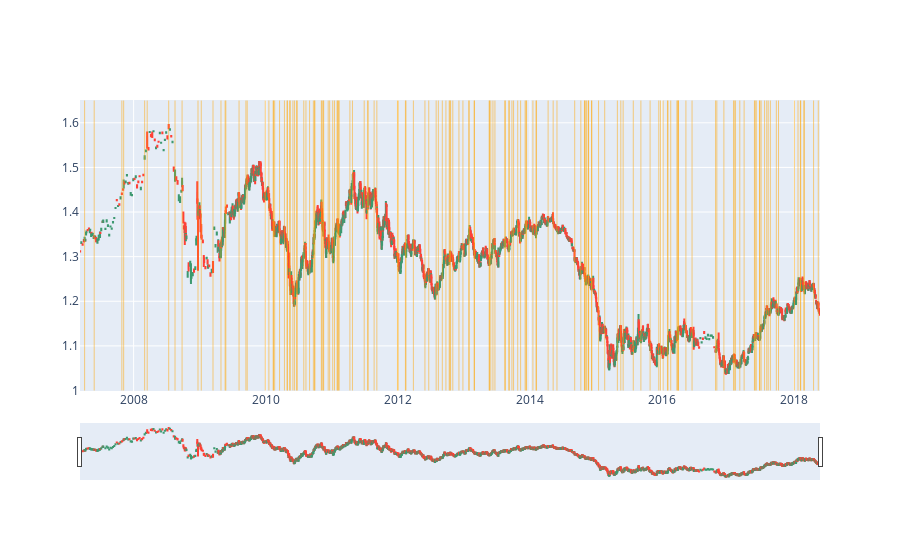

Notebook source saved alongside this figure:
### Code cell
# plot candlestick with plotly, draw vertical line where the values are invalid
fig = go.Figure(data=[go.Candlestick(x=train_final['Time'],
                open=train_final['Open'],
                high=train_final['High'],
                low=train_final['Low'],
                close=train_final['Close'])])

for invalid in train_final[train_final['valid'] == False]['Time']:
    fig.add_shape(type="line",
    x0=invalid,
    y0=1,
    x1=invalid,
    y1=1.65,
    line=dict(color="orange",width=1),
    opacity=0.5)

# add kde with the volume
#fig.add_trace(go.Scatter(x=train_final['Time'], y=train_final['Volume'], name='Volume', yaxis="y2", line=dict(color='blue', width=1)))

fig.show()

### Figure 1 — Plotly figure (JSON) as saved in the notebook; plotly's stock layout.template omitted (floating-point values rounded to 4 significant figures; data arrays with more than 128 entries replaced by an {"elided": "..."} marker saying what was removed)
{"data": [{"close": {"elided": "2850 float values"}, "high": {"elided": "2850 float values"}, "low": {"elided": "2850 float values"}, "open": {"elided": "2850 float values"}, "type": "candlestick", "x": {"elided": "2850 str values"}}], "layout": {"shapes": [{"line": {"color": "orange", "width": 1}, "opacity": 0.5, "type": "line", "x0": "2007-04-05T00:00:00", "x1": "2007-04-05T00:00:00", "y0": 1, "y1": 1.65}, {"line": {"color": "orange", "width": 1}, "opacity": 0.5, "type": "line", "x0": "2007-05-28T00:00:00", "x1": "2007-05-28T00:00:00", "y0": 1, "y1": 1.65}, {"line": {"color": "orange", "width": 1}, "opacity": 0.5, "type": "line", "x0": "2007-10-28T00:00:00", "x1": "2007-10-28T00:00:00", "y0": 1, "y1": 1.65}, {"line": {"color": "orange", "width": 1}, "opacity": 0.5, "type": "line", "x0": "2007-11-07T00:00:00", "x1": "2007-11-07T00:00:00", "y0": 1, "y1": 1.65}, {"line": {"color": "orange", "width": 1}, "opacity": 0.5, "type": "line", "x0": "2008-03-02T00:00:00", "x1": "2008-03-02T00:00:00", "y0": 1, "y1": 1.65}, {"line": {"color": "orange", "width": 1}, "opacity": 0.5, "type": "line", "x0": "2008-03-16T00:00:00", "x1": "2008-03-16T00:00:00", "y0": 1, "y1": 1.65}, {"line": {"color": "orange", "width": 1}, "opacity": 0.5, "type": "line", "x0": "2008-07-13T00:00:00", "x1": "2008-07-13T00:00:00", "y0": 1, "y1": 1.65}, {"line": {"color": "orange", "width": 1}, "opacity": 0.5, "type": "line", "x0": "2008-08-17T00:00:00", "x1": "2008-08-17T00:00:00", "y0": 1, "y1": 1.65}, {"line": {"color": "orange", "width": 1}, "opacity": 0.5, "type": "line", "x0": "2008-09-25T00:00:00", "x1": "2008-09-25T00:00:00", "y0": 1, "y1": 1.65}, {"line": {"color": "orange", "width": 1}, "opacity": 0.5, "type": "line", "x0": "2008-12-22T00:00:00", "x1": "2008-12-22T00:00:00", "y0": 1, "y1": 1.65}, {"line": {"color": "orange", "width": 1}, "opacity": 0.5, "type": "line", "x0": "2009-01-09T00:00:00", "x1": "2009-01-09T00:00:00", "y0": 1, "y1": 1.65}, {"line": {"color": "orange", "width": 1}, "opacity": 0.5, "type": "line", "x0": "2009-03-15T00:00:00", "x1": "2009-03-15T00:00:00", "y0": 1, "y1": 1.65}, {"line": {"color": "orange", "width": 1}, "opacity": 0.5, "type": "line", "x0": "2009-04-28T00:00:00", "x1": "2009-04-28T00:00:00", "y0": 1, "y1": 1.65}, {"line": {"color": "orange", "width": 1}, "opacity": 0.5, "type": "line", "x0": "2009-05-21T00:00:00", "x1": "2009-05-21T00:00:00", "y0": 1, "y1": 1.65}, {"line": {"color": "orange", "width": 1}, "opacity": 0.5, "type": "line", "x0": "2009-05-25T00:00:00", "x1": "2009-05-25T00:00:00", "y0": 1, "y1": 1.65}, {"line": {"color": "orange", "width": 1}, "opacity": 0.5, "type": "line", "x0": "2009-08-06T00:00:00", "x1": "2009-08-06T00:00:00", "y0": 1, "y1": 1.65}, {"line": {"color": "orange", "width": 1}, "opacity": 0.5, "type": "line", "x0": "2009-09-13T00:00:00", "x1": "2009-09-13T00:00:00", "y0": 1, "y1": 1.65}, {"line": {"color": "orange", "width": 1}, "opacity": 0.5, "type": "line", "x0": "2009-09-20T00:00:00", "x1": "2009-09-20T00:00:00", "y0": 1, "y1": 1.65}, {"line": {"color": "orange", "width": 1}, "opacity": 0.5, "type": "line", "x0": "2009-12-29T00:00:00", "x1": "2009-12-29T00:00:00", "y0": 1, "y1": 1.65}, {"line": {"color": "orange", "width": 1}, "opacity": 0.5, "type": "line", "x0": "2010-01-18T00:00:00", "x1": "2010-01-18T00:00:00", "y0": 1, "y1": 1.65}, {"line": {"color": "orange", "width": 1}, "opacity": 0.5, "type": "line", "x0": "2010-02-11T00:00:00", "x1": "2010-02-11T00:00:00", "y0": 1, "y1": 1.65}, {"line": {"color": "orange", "width": 1}, "opacity": 0.5, "type": "line", "x0": "2010-02-12T00:00:00", "x1": "2010-02-12T00:00:00", "y0": 1, "y1": 1.65}, {"line": {"color": "orange", "width": 1}, "opacity": 0.5, "type": "line", "x0": "2010-02-19T00:00:00", "x1": "2010-02-19T00:00:00", "y0": 1, "y1": 1.65}, {"line": {"color": "orange", "width": 1}, "opacity": 0.5, "type": "line", "x0": "2010-03-18T00:00:00", "x1": "2010-03-18T00:00:00", "y0": 1, "y1": 1.65}, {"line": {"color": "orange", "width": 1}, "opacity": 0.5, "type": "line", "x0": "2010-04-14T00:00:00", "x1": "2010-04-14T00:00:00", "y0": 1, "y1": 1.65}, {"line": {"color": "orange", "width": 1}, "opacity": 0.5, "type": "line", "x0": "2010-04-29T00:00:00", "x1": "2010-04-29T00:00:00", "y0": 1, "y1": 1.65}, {"line": {"color": "orange", "width": 1}, "opacity": 0.5, "type": "line", "x0": "2010-04-30T00:00:00", "x1": "2010-04-30T00:00:00", "y0": 1, "y1": 1.65}, {"line": {"color": "orange", "width": 1}, "opacity": 0.5, "type": "line", "x0": "2010-05-13T00:00:00", "x1": "2010-05-13T00:00:00", "y0": 1, "y1": 1.65}, {"line": {"color": "orange", "width": 1}, "opacity": 0.5, "type": "line", "x0": "2010-05-16T00:00:00", "x1": "2010-05-16T00:00:00", "y0": 1, "y1": 1.65}, {"line": {"color": "orange", "width": 1}, "opacity": 0.5, "type": "line", "x0": "2010-05-31T00:00:00", "x1": "2010-05-31T00:00:00", "y0": 1, "y1": 1.65}, {"line": {"color": "orange", "width": 1}, "opacity": 0.5, "type": "line", "x0": "2010-06-09T00:00:00", "x1": "2010-06-09T00:00:00", "y0": 1, "y1": 1.65}, {"line": {"color": "orange", "width": 1}, "opacity": 0.5, "type": "line", "x0": "2010-06-20T00:00:00", "x1": "2010-06-20T00:00:00", "y0": 1, "y1": 1.65}, {"line": {"color": "orange", "width": 1}, "opacity": 0.5, "type": "line", "x0": "2010-06-24T00:00:00", "x1": "2010-06-24T00:00:00", "y0": 1, "y1": 1.65}, {"line": {"color": "orange", "width": 1}, "opacity": 0.5, "type": "line", "x0": "2010-07-30T00:00:00", "x1": "2010-07-30T00:00:00", "y0": 1, "y1": 1.65}, {"line": {"color": "orange", "width": 1}, "opacity": 0.5, "type": "line", "x0": "2010-08-11T00:00:00", "x1": "2010-08-11T00:00:00", "y0": 1, "y1": 1.65}, {"line": {"color": "orange", "width": 1}, "opacity": 0.5, "type": "line", "x0": "2010-08-31T00:00:00", "x1": "2010-08-31T00:00:00", "y0": 1, "y1": 1.65}, {"line": {"color": "orange", "width": 1}, "opacity": 0.5, "type": "line", "x0": "2010-09-21T00:00:00", "x1": "2010-09-21T00:00:00", "y0": 1, "y1": 1.65}, {"line": {"color": "orange", "width": 1}, "opacity": 0.5, "type": "line", "x0": "2010-09-28T00:00:00", "x1": "2010-09-28T00:00:00", "y0": 1, "y1": 1.65}, {"line": {"color": "orange", "width": 1}, "opacity": 0.5, "type": "line", "x0": "2010-09-29T00:00:00", "x1": "2010-09-29T00:00:00", "y0": 1, "y1": 1.65}, {"line": {"color": "orange", "width": 1}, "opacity": 0.5, "type": "line", "x0": "2010-11-04T00:00:00", "x1": "2010-11-04T00:00:00", "y0": 1, "y1": 1.65}, {"line": {"color": "orange", "width": 1}, "opacity": 0.5, "type": "line", "x0": "2010-11-08T00:00:00", "x1": "2010-11-08T00:00:00", "y0": 1, "y1": 1.65}, {"line": {"color": "orange", "width": 1}, "opacity": 0.5, "type": "line", "x0": "2010-11-14T00:00:00", "x1": "2010-11-14T00:00:00", "y0": 1, "y1": 1.65}, {"line": {"color": "orange", "width": 1}, "opacity": 0.5, "type": "line", "x0": "2010-11-17T00:00:00", "x1": "2010-11-17T00:00:00", "y0": 1, "y1": 1.65}, {"line": {"color": "orange", "width": 1}, "opacity": 0.5, "type": "line", "x0": "2010-12-12T00:00:00", "x1": "2010-12-12T00:00:00", "y0": 1, "y1": 1.65}, {"line": {"color": "orange", "width": 1}, "opacity": 0.5, "type": "line", "x0": "2010-12-20T00:00:00", "x1": "2010-12-20T00:00:00", "y0": 1, "y1": 1.65}, {"line": {"color": "orange", "width": 1}, "opacity": 0.5, "type": "line", "x0": "2011-01-06T00:00:00", "x1": "2011-01-06T00:00:00", "y0": 1, "y1": 1.65}, {"line": {"color": "orange", "width": 1}, "opacity": 0.5, "type": "line", "x0": "2011-01-16T00:00:00", "x1": "2011-01-16T00:00:00", "y0": 1, "y1": 1.65}, {"line": {"color": "orange", "width": 1}, "opacity": 0.5, "type": "line", "x0": "2011-01-30T00:00:00", "x1": "2011-01-30T00:00:00", "y0": 1, "y1": 1.65}, {"line": {"color": "orange", "width": 1}, "opacity": 0.5, "type": "line", "x0": "2011-02-02T00:00:00", "x1": "2011-02-02T00:00:00", "y0": 1, "y1": 1.65}, {"line": {"color": "orange", "width": 1}, "opacity": 0.5, "type": "line", "x0": "2011-02-08T00:00:00", "x1": "2011-02-08T00:00:00", "y0": 1, "y1": 1.65}, {"line": {"color": "orange", "width": 1}, "opacity": 0.5, "type": "line", "x0": "2011-02-10T00:00:00", "x1": "2011-02-10T00:00:00", "y0": 1, "y1": 1.65}, {"line": {"color": "orange", "width": 1}, "opacity": 0.5, "type": "line", "x0": "2011-04-11T00:00:00", "x1": "2011-04-11T00:00:00", "y0": 1, "y1": 1.65}, {"line": {"color": "orange", "width": 1}, "opacity": 0.5, "type": "line", "x0": "2011-04-25T00:00:00", "x1": "2011-04-25T00:00:00", "y0": 1, "y1": 1.65}, {"line": {"color": "orange", "width": 1}, "opacity": 0.5, "type": "line", "x0": "2011-06-29T00:00:00", "x1": "2011-06-29T00:00:00", "y0": 1, "y1": 1.65}, {"line": {"color": "orange", "width": 1}, "opacity": 0.5, "type": "line", "x0": "2011-07-19T00:00:00", "x1": "2011-07-19T00:00:00", "y0": 1, "y1": 1.65}, {"line": {"color": "orange", "width": 1}, "opacity": 0.5, "type": "line", "x0": "2011-07-20T00:00:00", "x1": "2011-07-20T00:00:00", "y0": 1, "y1": 1.65}, {"line": {"color": "orange", "width": 1}, "opacity": 0.5, "type": "line", "x0": "2011-08-23T00:00:00", "x1": "2011-08-23T00:00:00", "y0": 1, "y1": 1.65}, {"line": {"color": "orange", "width": 1}, "opacity": 0.5, "type": "line", "x0": "2011-09-07T00:00:00", "x1": "2011-09-07T00:00:00", "y0": 1, "y1": 1.65}, {"line": {"color": "orange", "width": 1}, "opacity": 0.5, "type": "line", "x0": "2011-12-30T00:00:00", "x1": "2011-12-30T00:00:00", "y0": 1, "y1": 1.65}, {"line": {"color": "orange", "width": 1}, "opacity": 0.5, "type": "line", "x0": "2012-01-03T00:00:00", "x1": "2012-01-03T00:00:00", "y0": 1, "y1": 1.65}, {"line": {"color": "orange", "width": 1}, "opacity": 0.5, "type": "line", "x0": "2012-02-12T00:00:00", "x1": "2012-02-12T00:00:00", "y0": 1, "y1": 1.65}, {"line": {"color": "orange", "width": 1}, "opacity": 0.5, "type": "line", "x0": "2012-02-15T00:00:00", "x1": "2012-02-15T00:00:00", "y0": 1, "y1": 1.65}, {"line": {"color": "orange", "width": 1}, "opacity": 0.5, "type": "line", "x0": "2012-03-27T00:00:00", "x1": "2012-03-27T00:00:00", "y0": 1, "y1": 1.65}, {"line": {"color": "orange", "width": 1}, "opacity": 0.5, "type": "line", "x0": "2012-05-30T00:00:00", "x1": "2012-05-30T00:00:00", "y0": 1, "y1": 1.65}, {"line": {"color": "orange", "width": 1}, "opacity": 0.5, "type": "line", "x0": "2012-06-20T00:00:00", "x1": "2012-06-20T00:00:00", "y0": 1, "y1": 1.65}, {"line": {"color": "orange", "width": 1}, "opacity": 0.5, "type": "line", "x0": "2012-07-31T00:00:00", "x1": "2012-07-31T00:00:00", "y0": 1, "y1": 1.65}, {"line": {"color": "orange", "width": 1}, "opacity": 0.5, "type": "line", "x0": "2012-08-12T00:00:00", "x1": "2012-08-12T00:00:00", "y0": 1, "y1": 1.65}, {"line": {"color": "orange", "width": 1}, "opacity": 0.5, "type": "line", "x0": "2012-09-03T00:00:00", "x1": "2012-09-03T00:00:00", "y0": 1, "y1": 1.65}, {"line": {"color": "orange", "width": 1}, "opacity": 0.5, "type": "line", "x0": "2012-09-23T00:00:00", "x1": "2012-09-23T00:00:00", "y0": 1, "y1": 1.65}, {"line": {"color": "orange", "width": 1}, "opacity": 0.5, "type": "line", "x0": "2012-10-11T00:00:00", "x1": "2012-10-11T00:00:00", "y0": 1, "y1": 1.65}, {"line": {"color": "orange", "width": 1}, "opacity": 0.5, "type": "line", "x0": "2012-10-15T00:00:00", "x1": "2012-10-15T00:00:00", "y0": 1, "y1": 1.65}, {"line": {"color": "orange", "width": 1}, "opacity": 0.5, "type": "line", "x0": "2012-10-19T00:00:00", "x1": "2012-10-19T00:00:00", "y0": 1, "y1": 1.65}, {"line": {"color": "orange", "width": 1}, "opacity": 0.5, "type": "line", "x0": "2012-10-31T00:00:00", "x1": "2012-10-31T00:00:00", "y0": 1, "y1": 1.65}, {"line": {"color": "orange", "width": 1}, "opacity": 0.5, "type": "line", "x0": "2012-12-04T00:00:00", "x1": "2012-12-04T00:00:00", "y0": 1, "y1": 1.65}, {"line": {"color": "orange", "width": 1}, "opacity": 0.5, "type": "line", "x0": "2012-12-26T00:00:00", "x1": "2012-12-26T00:00:00", "y0": 1, "y1": 1.65}, {"line": {"color": "orange", "width": 1}, "opacity": 0.5, "type": "line", "x0": "2013-01-28T00:00:00", "x1": "2013-01-28T00:00:00", "y0": 1, "y1": 1.65}, {"line": {"color": "orange", "width": 1}, "opacity": 0.5, "type": "line", "x0": "2013-01-29T00:00:00", "x1": "2013-01-29T00:00:00", "y0": 1, "y1": 1.65}, {"line": {"color": "orange", "width": 1}, "opacity": 0.5, "type": "line", "x0": "2013-02-26T00:00:00", "x1": "2013-02-26T00:00:00", "y0": 1, "y1": 1.65}, {"line": {"color": "orange", "width": 1}, "opacity": 0.5, "type": "line", "x0": "2013-02-28T00:00:00", "x1": "2013-02-28T00:00:00", "y0": 1, "y1": 1.65}, {"line": {"color": "orange", "width": 1}, "opacity": 0.5, "type": "line", "x0": "2013-05-20T00:00:00", "x1": "2013-05-20T00:00:00", "y0": 1, "y1": 1.65}, {"line": {"color": "orange", "width": 1}, "opacity": 0.5, "type": "line", "x0": "2013-05-22T00:00:00", "x1": "2013-05-22T00:00:00", "y0": 1, "y1": 1.65}, {"line": {"color": "orange", "width": 1}, "opacity": 0.5, "type": "line", "x0": "2013-05-29T00:00:00", "x1": "2013-05-29T00:00:00", "y0": 1, "y1": 1.65}, {"line": {"color": "orange", "width": 1}, "opacity": 0.5, "type": "line", "x0": "2013-06-10T00:00:00", "x1": "2013-06-10T00:00:00", "y0": 1, "y1": 1.65}, {"line": {"color": "orange", "width": 1}, "opacity": 0.5, "type": "line", "x0": "2013-06-21T00:00:00", "x1": "2013-06-21T00:00:00", "y0": 1, "y1": 1.65}, {"line": {"color": "orange", "width": 1}, "opacity": 0.5, "type": "line", "x0": "2013-08-14T00:00:00", "x1": "2013-08-14T00:00:00", "y0": 1, "y1": 1.65}, {"line": {"color": "orange", "width": 1}, "opacity": 0.5, "type": "line", "x0": "2013-08-18T00:00:00", "x1": "2013-08-18T00:00:00", "y0": 1, "y1": 1.65}, {"line": {"color": "orange", "width": 1}, "opacity": 0.5, "type": "line", "x0": "2013-09-06T00:00:00", "x1": "2013-09-06T00:00:00", "y0": 1, "y1": 1.65}, {"line": {"color": "orange", "width": 1}, "opacity": 0.5, "type": "line", "x0": "2013-09-08T00:00:00", "x1": "2013-09-08T00:00:00", "y0": 1, "y1": 1.65}, {"line": {"color": "orange", "width": 1}, "opacity": 0.5, "type": "line", "x0": "2013-09-23T00:00:00", "x1": "2013-09-23T00:00:00", "y0": 1, "y1": 1.65}, {"line": {"color": "orange", "width": 1}, "opacity": 0.5, "type": "line", "x0": "2013-10-02T00:00:00", "x1": "2013-10-02T00:00:00", "y0": 1, "y1": 1.65}, {"line": {"color": "orange", "width": 1}, "opacity": 0.5, "type": "line", "x0": "2013-10-25T00:00:00", "x1": "2013-10-25T00:00:00", "y0": 1, "y1": 1.65}, {"line": {"color": "orange", "width": 1}, "opacity": 0.5, "type": "line", "x0": "2013-11-10T00:00:00", "x1": "2013-11-10T00:00:00", "y0": 1, "y1": 1.65}, {"line": {"color": "orange", "width": 1}, "opacity": 0.5, "type": "line", "x0": "2013-12-05T00:00:00", "x1": "2013-12-05T00:00:00", "y0": 1, "y1": 1.65}, {"line": {"color": "orange", "width": 1}, "opacity": 0.5, "type": "line", "x0": "2013-12-10T00:00:00", "x1": "2013-12-10T00:00:00", "y0": 1, "y1": 1.65}, {"line": {"color": "orange", "width": 1}, "opacity": 0.5, "type": "line", "x0": "2013-12-13T00:00:00", "x1": "2013-12-13T00:00:00", "y0": 1, "y1": 1.65}, {"line": {"color": "orange", "width": 1}, "opacity": 0.5, "type": "line", "x0": "2014-01-17T00:00:00", "x1": "2014-01-17T00:00:00", "y0": 1, "y1": 1.65}, {"line": {"color": "orange", "width": 1}, "opacity": 0.5, "type": "line", "x0": "2014-02-03T00:00:00", "x1": "2014-02-03T00:00:00", "y0": 1, "y1": 1.65}, {"line": {"color": "orange", "width": 1}, "opacity": 0.5, "type": "line", "x0": "2014-02-06T00:00:00", "x1": "2014-02-06T00:00:00", "y0": 1, "y1": 1.65}, {"line": {"color": "orange", "width": 1}, "opacity": 0.5, "type": "line", "x0": "2014-04-11T00:00:00", "x1": "2014-04-11T00:00:00", "y0": 1, "y1": 1.65}, {"line": {"color": "orange", "width": 1}, "opacity": 0.5, "type": "line", "x0": "2014-05-09T00:00:00", "x1": "2014-05-09T00:00:00", "y0": 1, "y1": 1.65}, {"line": {"color": "orange", "width": 1}, "opacity": 0.5, "type": "line", "x0": "2014-05-30T00:00:00", "x1": "2014-05-30T00:00:00", "y0": 1, "y1": 1.65}, {"line": {"color": "orange", "width": 1}, "opacity": 0.5, "type": "line", "x0": "2014-09-05T00:00:00", "x1": "2014-09-05T00:00:00", "y0": 1, "y1": 1.65}, {"line": {"color": "orange", "width": 1}, "opacity": 0.5, "type": "line", "x0": "2014-10-09T00:00:00", "x1": "2014-10-09T00:00:00", "y0": 1, "y1": 1.65}, {"line": {"color": "orange", "width": 1}, "opacity": 0.5, "type": "line", "x0": "2014-10-29T00:00:00", "x1": "2014-10-29T00:00:00", "y0": 1, "y1": 1.65}, {"line": {"color": "orange", "width": 1}, "opacity": 0.5, "type": "line", "x0": "2014-10-31T00:00:00", "x1": "2014-10-31T00:00:00", "y0": 1, "y1": 1.65}, {"line": {"color": "orange", "width": 1}, "opacity": 0.5, "type": "line", "x0": "2014-11-06T00:00:00", "x1": "2014-11-06T00:00:00", "y0": 1, "y1": 1.65}, {"line": {"color": "orange", "width": 1}, "opacity": 0.5, "type": "line", "x0": "2014-11-11T00:00:00", "x1": "2014-11-11T00:00:00", "y0": 1, "y1": 1.65}, {"line": {"color": "orange", "width": 1}, "opacity": 0.5, "type": "line", "x0": "2014-11-20T00:00:00", "x1": "2014-11-20T00:00:00", "y0": 1, "y1": 1.65}, {"line": {"color": "orange", "width": 1}, "opacity": 0.5, "type": "line", "x0": "2014-11-21T00:00:00", "x1": "2014-11-21T00:00:00", "y0": 1, "y1": 1.65}, {"line": {"color": "orange", "width": 1}, "opacity": 0.5, "type": "line", "x0": "2014-12-07T00:00:00", "x1": "2014-12-07T00:00:00", "y0": 1, "y1": 1.65}, {"line": {"color": "orange", "width": 1}, "opacity": 0.5, "type": "line", "x0": "2014-12-09T00:00:00", "x1": "2014-12-09T00:00:00", "y0": 1, "y1": 1.65}, {"line": {"color": "orange", "width": 1}, "opacity": 0.5, "type": "line", "x0": "2015-01-15T00:00:00", "x1": "2015-01-15T00:00:00", "y0": 1, "y1": 1.65}, {"line": {"color": "orange", "width": 1}, "opacity": 0.5, "type": "line", "x0": "2015-02-18T00:00:00", "x1": "2015-02-18T00:00:00", "y0": 1, "y1": 1.65}, {"line": {"color": "orange", "width": 1}, "opacity": 0.5, "type": "line", "x0": "2015-04-29T00:00:00", "x1": "2015-04-29T00:00:00", "y0": 1, "y1": 1.65}, {"line": {"color": "orange", "width": 1}, "opacity": 0.5, "type": "line", "x0": "2015-05-18T00:00:00", "x1": "2015-05-18T00:00:00", "y0": 1, "y1": 1.65}, {"line": {"color": "orange", "width": 1}, "opacity": 0.5, "type": "line", "x0": "2015-05-31T00:00:00", "x1": "2015-05-31T00:00:00", "y0": 1, "y1": 1.65}, {"line": {"color": "orange", "width": 1}, "opacity": 0.5, "type": "line", "x0": "2015-07-26T00:00:00", "x1": "2015-07-26T00:00:00", "y0": 1, "y1": 1.65}, {"line": {"color": "orange", "width": 1}, "opacity": 0.5, "type": "line", "x0": "2015-09-06T00:00:00", "x1": "2015-09-06T00:00:00", "y0": 1, "y1": 1.65}, {"line": {"color": "orange", "width": 1}, "opacity": 0.5, "type": "line", "x0": "2015-10-27T00:00:00", "x1": "2015-10-27T00:00:00", "y0": 1, "y1": 1.65}, {"line": {"color": "orange", "width": 1}, "opacity": 0.5, "type": "line", "x0": "2015-12-14T00:00:00", "x1": "2015-12-14T00:00:00", "y0": 1, "y1": 1.65}, {"line": {"color": "orange", "width": 1}, "opacity": 0.5, "type": "line", "x0": "2015-12-23T00:00:00", "x1": "2015-12-23T00:00:00", "y0": 1, "y1": 1.65}, {"line": {"color": "orange", "width": 1}, "opacity": 0.5, "type": "line", "x0": "2016-01-07T00:00:00", "x1": "2016-01-07T00:00:00", "y0": 1, "y1": 1.65}, {"line": {"color": "orange", "width": 1}, "opacity": 0.5, "type": "line", "x0": "2016-01-31T00:00:00", "x1": "2016-01-31T00:00:00", "y0": 1, "y1": 1.65}, {"line": {"color": "orange", "width": 1}, "opacity": 0.5, "type": "line", "x0": "2016-02-03T00:00:00", "x1": "2016-02-03T00:00:00", "y0": 1, "y1": 1.65}, {"line": {"color": "orange", "width": 1}, "opacity": 0.5, "type": "line", "x0": "2016-02-18T00:00:00", "x1": "2016-02-18T00:00:00", "y0": 1, "y1": 1.65}, {"line": {"color": "orange", "width": 1}, "opacity": 0.5, "type": "line", "x0": "2016-03-23T00:00:00", "x1": "2016-03-23T00:00:00", "y0": 1, "y1": 1.65}, {"line": {"color": "orange", "width": 1}, "opacity": 0.5, "type": "line", "x0": "2016-03-29T00:00:00", "x1": "2016-03-29T00:00:00", "y0": 1, "y1": 1.65}, {"line": {"color": "orange", "width": 1}, "opacity": 0.5, "type": "line", "x0": "2016-03-30T00:00:00", "x1": "2016-03-30T00:00:00", "y0": 1, "y1": 1.65}, {"line": {"color": "orange", "width": 1}, "opacity": 0.5, "type": "line", "x0": "2016-03-31T00:00:00", "x1": "2016-03-31T00:00:00", "y0": 1, "y1": 1.65}, {"line": {"color": "orange", "width": 1}, "opacity": 0.5, "type": "line", "x0": "2016-05-12T00:00:00", "x1": "2016-05-12T00:00:00", "y0": 1, "y1": 1.65}, {"line": {"color": "orange", "width": 1}, "opacity": 0.5, "type": "line", "x0": "2016-06-15T00:00:00", "x1": "2016-06-15T00:00:00", "y0": 1, "y1": 1.65}, {"line": {"color": "orange", "width": 1}, "opacity": 0.5, "type": "line", "x0": "2016-10-23T00:00:00", "x1": "2016-10-23T00:00:00", "y0": 1, "y1": 1.65}, {"line": {"color": "orange", "width": 1}, "opacity": 0.5, "type": "line", "x0": "2016-10-30T00:00:00", "x1": "2016-10-30T00:00:00", "y0": 1, "y1": 1.65}, {"line": {"color": "orange", "width": 1}, "opacity": 0.5, "type": "line", "x0": "2016-12-08T00:00:00", "x1": "2016-12-08T00:00:00", "y0": 1, "y1": 1.65}, {"line": {"color": "orange", "width": 1}, "opacity": 0.5, "type": "line", "x0": "2017-02-01T00:00:00", "x1": "2017-02-01T00:00:00", "y0": 1, "y1": 1.65}, {"line": {"color": "orange", "width": 1}, "opacity": 0.5, "type": "line", "x0": "2017-02-02T00:00:00", "x1": "2017-02-02T00:00:00", "y0": 1, "y1": 1.65}, {"line": {"color": "orange", "width": 1}, "opacity": 0.5, "type": "line", "x0": "2017-02-10T00:00:00", "x1": "2017-02-10T00:00:00", "y0": 1, "y1": 1.65}, {"line": {"color": "orange", "width": 1}, "opacity": 0.5, "type": "line", "x0": "2017-03-06T00:00:00", "x1": "2017-03-06T00:00:00", "y0": 1, "y1": 1.65}, {"line": {"color": "orange", "width": 1}, "opacity": 0.5, "type": "line", "x0": "2017-03-30T00:00:00", "x1": "2017-03-30T00:00:00", "y0": 1, "y1": 1.65}, {"line": {"color": "orange", "width": 1}, "opacity": 0.5, "type": "line", "x0": "2017-05-26T00:00:00", "x1": "2017-05-26T00:00:00", "y0": 1, "y1": 1.65}, {"line": {"color": "orange", "width": 1}, "opacity": 0.5, "type": "line", "x0": "2017-05-30T00:00:00", "x1": "2017-05-30T00:00:00", "y0": 1, "y1": 1.65}, {"line": {"color": "orange", "width": 1}, "opacity": 0.5, "type": "line", "x0": "2017-06-05T00:00:00", "x1": "2017-06-05T00:00:00", "y0": 1, "y1": 1.65}, {"line": {"color": "orange", "width": 1}, "opacity": 0.5, "type": "line", "x0": "2017-06-23T00:00:00", "x1": "2017-06-23T00:00:00", "y0": 1, "y1": 1.65}, {"line": {"color": "orange", "width": 1}, "opacity": 0.5, "type": "line", "x0": "2017-06-25T00:00:00", "x1": "2017-06-25T00:00:00", "y0": 1, "y1": 1.65}, {"line": {"color": "orange", "width": 1}, "opacity": 0.5, "type": "line", "x0": "2017-07-02T00:00:00", "x1": "2017-07-02T00:00:00", "y0": 1, "y1": 1.65}, {"line": {"color": "orange", "width": 1}, "opacity": 0.5, "type": "line", "x0": "2017-07-21T00:00:00", "x1": "2017-07-21T00:00:00", "y0": 1, "y1": 1.65}, {"line": {"color": "orange", "width": 1}, "opacity": 0.5, "type": "line", "x0": "2017-08-02T00:00:00", "x1": "2017-08-02T00:00:00", "y0": 1, "y1": 1.65}, {"line": {"color": "orange", "width": 1}, "opacity": 0.5, "type": "line", "x0": "2017-08-10T00:00:00", "x1": "2017-08-10T00:00:00", "y0": 1, "y1": 1.65}, {"line": {"color": "orange", "width": 1}, "opacity": 0.5, "type": "line", "x0": "2017-08-22T00:00:00", "x1": "2017-08-22T00:00:00", "y0": 1, "y1": 1.65}, {"line": {"color": "orange", "width": 1}, "opacity": 0.5, "type": "line", "x0": "2017-09-24T00:00:00", "x1": "2017-09-24T00:00:00", "y0": 1, "y1": 1.65}, {"line": {"color": "orange", "width": 1}, "opacity": 0.5, "type": "line", "x0": "2017-10-06T00:00:00", "x1": "2017-10-06T00:00:00", "y0": 1, "y1": 1.65}, {"line": {"color": "orange", "width": 1}, "opacity": 0.5, "type": "line", "x0": "2018-01-02T00:00:00", "x1": "2018-01-02T00:00:00", "y0": 1, "y1": 1.65}, {"line": {"color": "orange", "width": 1}, "opacity": 0.5, "type": "line", "x0": "2018-01-22T00:00:00", "x1": "2018-01-22T00:00:00", "y0": 1, "y1": 1.65}, {"line": {"color": "orange", "width": 1}, "opacity": 0.5, "type": "line", "x0": "2018-02-04T00:00:00", "x1": "2018-02-04T00:00:00", "y0": 1, "y1": 1.65}, {"line": {"color": "orange", "width": 1}, "opacity": 0.5, "type": "line", "x0": "2018-02-06T00:00:00", "x1": "2018-02-06T00:00:00", "y0": 1, "y1": 1.65}, {"line": {"color": "orange", "width": 1}, "opacity": 0.5, "type": "line", "x0": "2018-02-23T00:00:00", "x1": "2018-02-23T00:00:00", "y0": 1, "y1": 1.65}, {"line": {"color": "orange", "width": 1}, "opacity": 0.5, "type": "line", "x0": "2018-02-26T00:00:00", "x1": "2018-02-26T00:00:00", "y0": 1, "y1": 1.65}, {"line": {"color": "orange", "width": 1}, "opacity": 0.5, "type": "line", "x0": "2018-04-18T00:00:00", "x1": "2018-04-18T00:00:00", "y0": 1, "y1": 1.65}, {"line": {"color": "orange", "width": 1}, "opacity": 0.5, "type": "line", "x0": "2018-05-14T00:00:00", "x1": "2018-05-14T00:00:00", "y0": 1, "y1": 1.65}]}}
